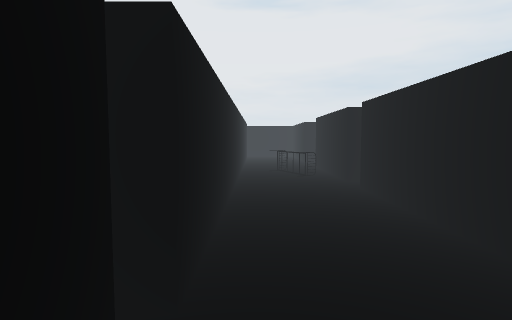
[1] (above)

24 first-person views from a walk through a 3-D level made in the Unity game engine. The camera is 1.4 m above the floor, tilts 4° down and sees 80° across. Doors are open. The floor is counted in squares, 1 m on a side. Each view is taken from the middle of a square. On the plan, view 1 faces up. The plan holds only what a view shows up to about 14 squares ahead; the rest is blank. The place goes on beyond the plan. The player is left out. Surface patterns are stand-ins for the level's own textures.

[2]
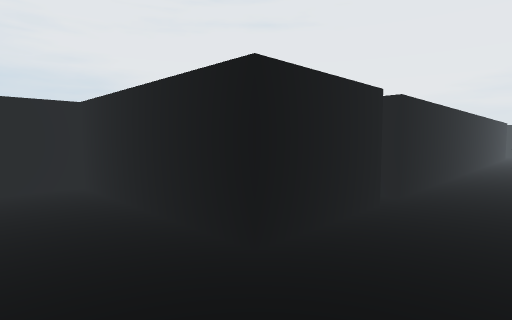

[3]
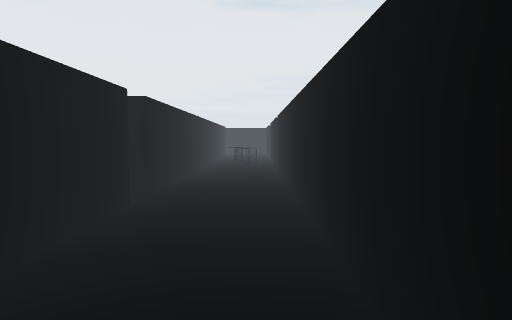

[4]
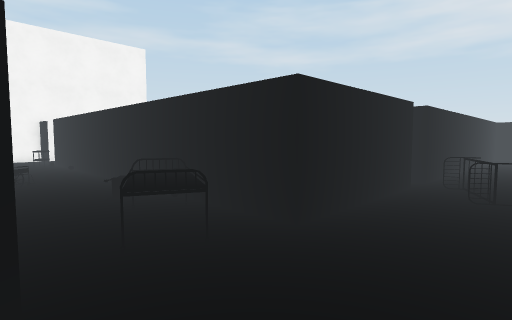

[5]
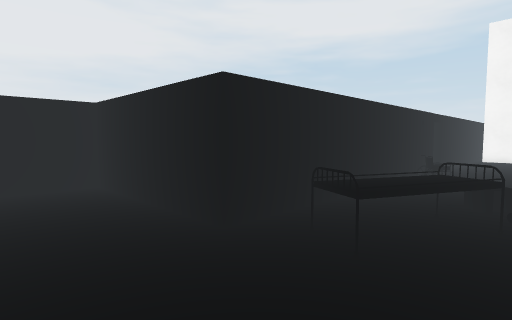

[6]
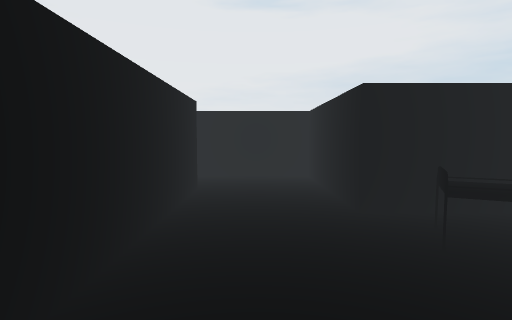

[7]
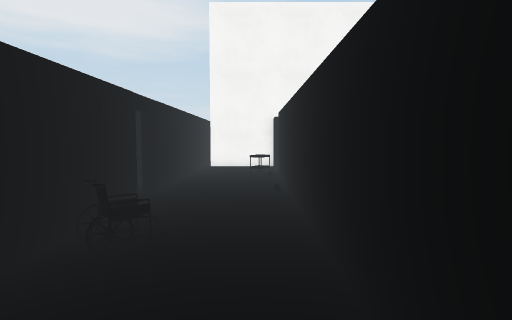

[8]
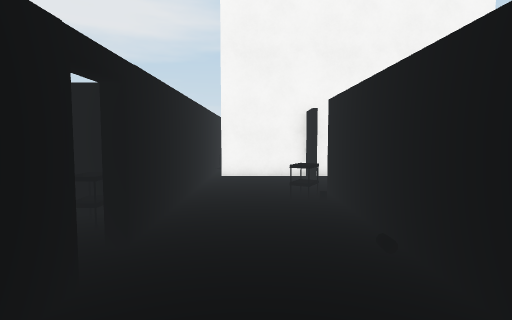

[9]
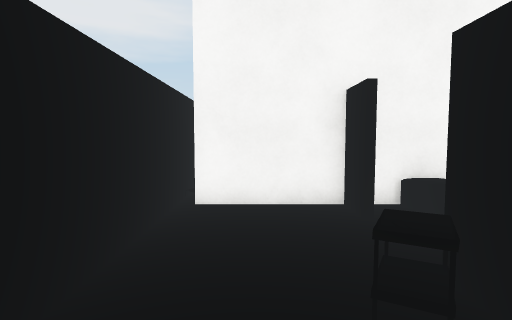

[10]
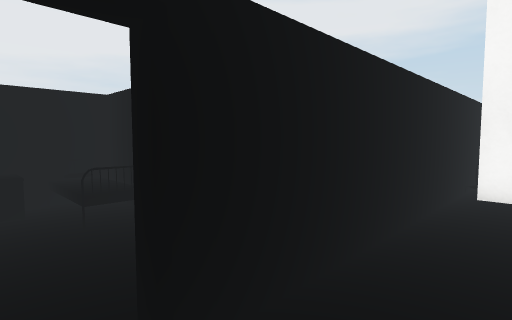

[11]
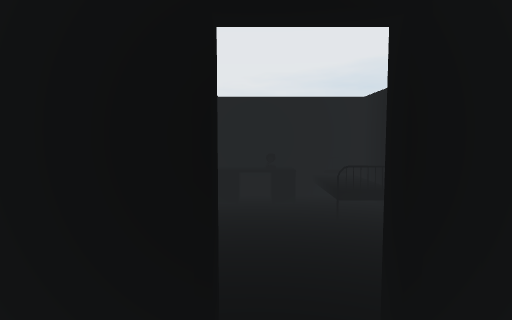

[12]
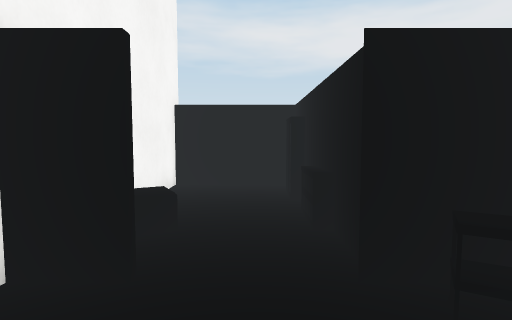

[13]
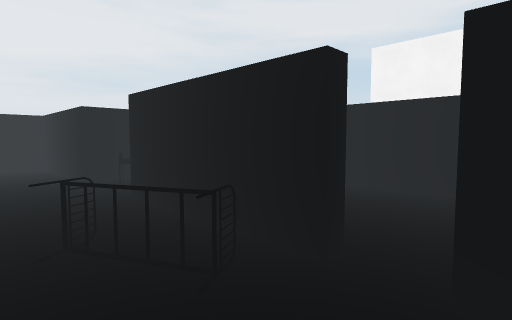

[14]
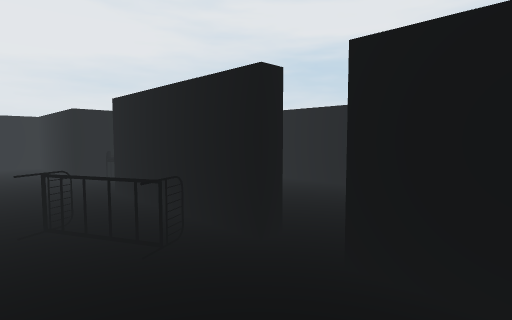

[15]
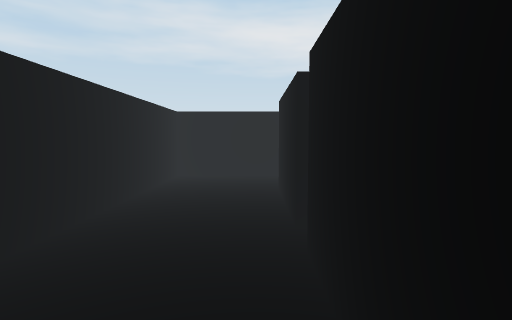

[16]
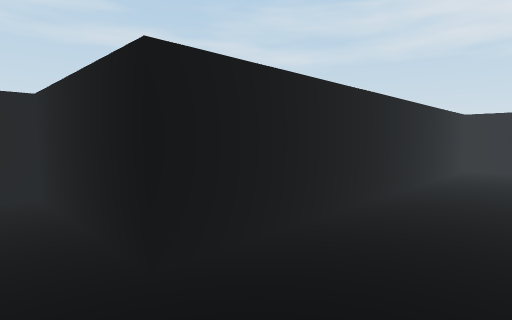

[17]
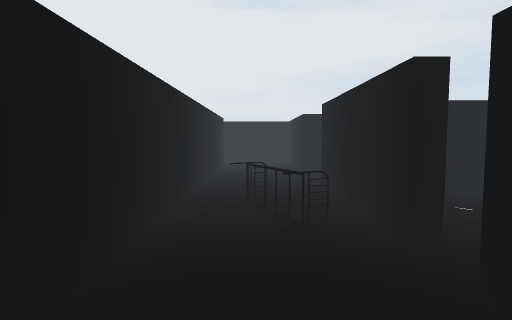

[18]
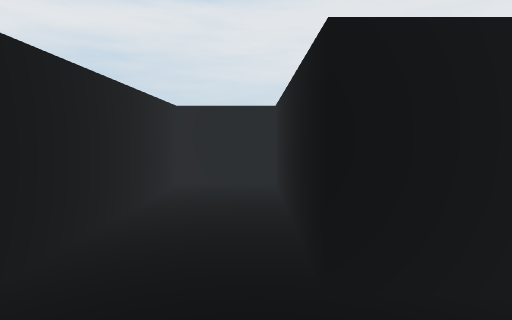

[19]
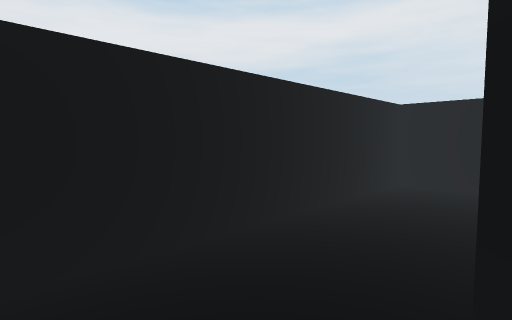

[20]
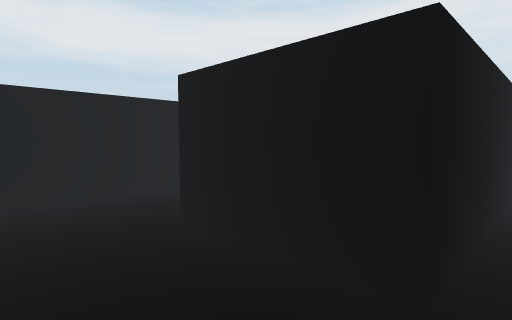

[21]
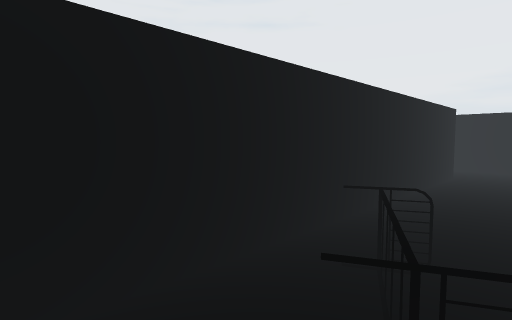

[22]
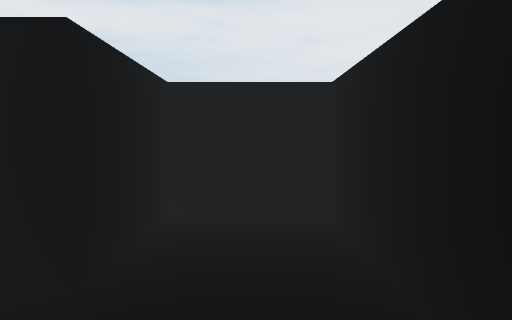

[23]
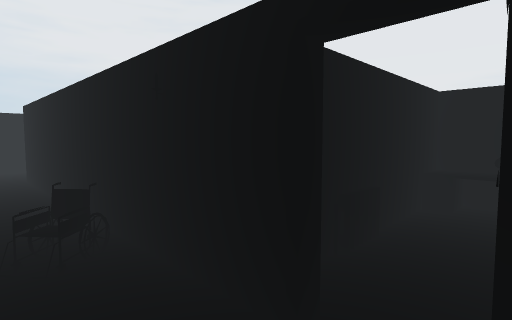

[24]
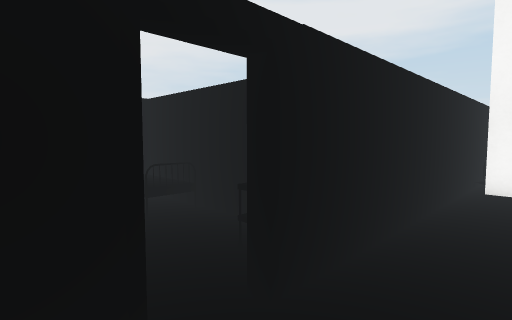

### Floor plan
Points are (right, up) in squares from view 1. A wall is a line through its corners. A room is listed if a view was taken in it or the views show most of it. See-through windows are left out.
Room 1 (views 1, 2, 3, 4, 5, 6, 7, 8, 9, 10, 11, 12, 13, 14, 15, 16, 17, 18, 19, 20, 21, 22, 23, 24)
walls: (3.5, 9.9) (3, 9.9) (3, 15.1) (19.1, 15.1); (-0.6, 1.3) (-0.6, -2.4) (-7.5, -2.4) (-7.5, -5.4) (3, -5.4) (3, 8.6); (13.9, 18.7) (3, 18.7) (3, 24.4) (-3.6, 24.4) (-3.6, 21.4) (-0.6, 21.4) (-0.6, 2.3); (19, 8.8) (22.4, 8.8) (22.4, 14.8); (19.2, 11.1) (19.2, 9.9); (18.8, 14.6) (18.8, 10.6); (21.1, 15.1) (22.4, 15.1) (22.4, 17.5); (23.6, 18.7) (14.7, 18.7)
ways out: opening at (3, 9) to room 2; open door at (14.5, 19) to room 3
objects: bed (1, 10) to (2, 12); other object (3, 16) to (6, 17); other object (11, 18); other object (18, 16); other object (19, 13); other object (21, 13) to (22, 14); other object (23, 18)
Room 2 (no view inside)
walls: (7.2, 14.2) (6, 14.2); (3, 8.6) (8.5, 8.6) (8.5, 14.1)
ways out: opening at (3, 9) to room 1
Room 3 (no view inside)
walls: (16.6, 19.5) (16.6, 24.4) (13.1, 24.4) (13.1, 21.4)
ways out: open door at (14.5, 19) to room 1
objects: other object (14, 23) to (15, 24); other object (14, 24); other object (16, 20); bed (16, 22); bed (16, 24)

Positions as (right, up) in squares from view 1, and headings:
1: (0, 0), facing up
2: (2, -5), facing up-left
3: (2, -5), facing up
4: (0, 19), facing down-right
5: (0, 15), facing up-right
6: (1, 13), facing up
7: (7, 16), facing right
8: (11, 17), facing right
9: (16, 17), facing right
10: (14, 17), facing up-right
11: (14, 17), facing up
12: (20, 18), facing down
13: (0, 8), facing up-right
14: (0, 7), facing up-right
15: (0, 6), facing down
16: (0, 10), facing down-right
17: (1, 6), facing up
18: (2, -3), facing left
19: (2, -2), facing down-left
20: (2, 2), facing down-left
21: (2, 9), facing up-left
22: (2, 23), facing left
23: (15, 17), facing up-left
24: (13, 17), facing up-right
